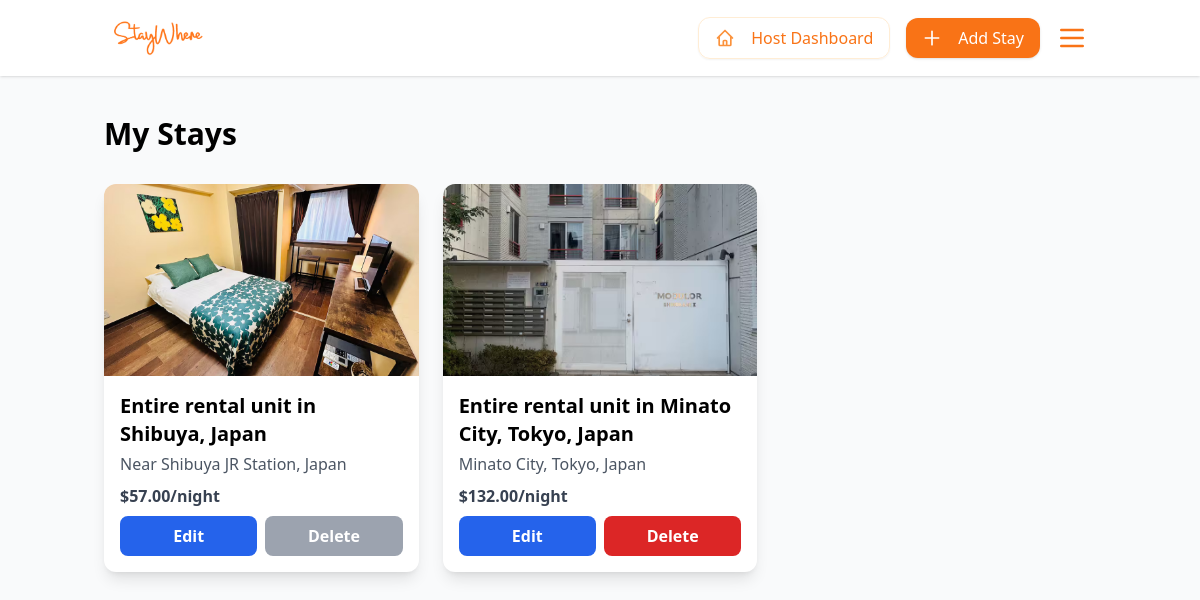
Screenshot of /my-stays.php (signed in) with the database file from the repository.
### tables this page shows
CREATE TABLE `stays` (
  `id` bigint(20) UNSIGNED NOT NULL,
  `user_id` bigint(20) UNSIGNED NOT NULL,
  `title` varchar(255) NOT NULL,
  `description` text NOT NULL,
  `location` varchar(255) NOT NULL,
  `map_url` varchar(255) NOT NULL,
  `iframe_embed` text DEFAULT NULL,
  `price_per_night` decimal(10,2) NOT NULL,
  `max_guests` int(11) NOT NULL,
  `created_at` timestamp NULL DEFAULT NULL,
  `updated_at` timestamp NULL DEFAULT NULL,
  `available` tinyint(1) DEFAULT 1
);

### my-stays.php (the view, shortened to what this page needs)
<?php
require_once 'config.php';
$user_id = $_SESSION['user']['id'];
$stmt = $pdo->prepare("
    SELECT s.*,
        (SELECT url FROM images WHERE stay_id = s.id ORDER BY id ASC LIMIT 1) AS main_image,
        EXISTS (
            SELECT 1 FROM reservations r
            WHERE r.stay_id = s.id AND r.status = 'confirmed'
        ) AS has_confirmed_reservation
    FROM stays s
    WHERE s.user_id = ?
    ORDER BY s.created_at DESC
");
$stmt->execute([$user_id]);
$stays = $stmt->fetchAll(PDO::FETCH_ASSOC);
include_once 'headers/header.php';
?>
<!DOCTYPE html>
<html lang="en">
<head>
    <script src="https://cdn.tailwindcss.com"></script>
</head>
<body class="bg-gray-50 min-h-screen">
    <div class="container mx-auto px-4 py-10">
        <h1 class="text-3xl font-bold mb-8">My Stays</h1>
        <?php if (empty($stays)): ?>
            <div class="text-center text-gray-600">You have not added any stays yet.</div>
        <?php else: ?>
            <div class="grid grid-cols-1 md:grid-cols-2 lg:grid-cols-3 gap-6">
                <?php foreach ($stays as $stay): ?>
                    <div class="bg-white rounded-xl shadow-lg overflow-hidden flex flex-col">
                        <a href="staydetails.php?id=<?= $stay['id'] ?>" class="block hover:opacity-90 transition">
                            <img src="<?= htmlspecialchars($stay['main_image'] ?? 'https://placehold.co/400x300?text=No+Image') ?>"
                                alt="<?= htmlspecialchars($stay['title']) ?>"
                                class="w-full h-48 object-cover">
                        </a>
                        <div class="p-4 flex-1 flex flex-col">
                            <a href="staydetails.php?id=<?= $stay['id'] ?>" class="text-xl font-semibold hover:underline mb-1"><?= htmlspecialchars($stay['title']) ?></a>
                            <div class="text-gray-600 mb-2"><?= htmlspecialchars($stay['location']) ?></div>
                            <div class="text-gray-700 font-bold mb-2">$<?= number_format($stay['price_per_night'], 2) ?>/night</div>
                            <div class="mt-auto flex gap-2">
                                <a href="edit-stay.php?id=<?= $stay['id'] ?>"
                                    class="flex-1 bg-blue-600 text-white px-4 py-2 rounded-lg text-center hover:bg-blue-700 transition font-semibold">
                                    Edit
                                </a>
                                <?php if ($stay['has_confirmed_reservation']): ?>
                                    <button class="flex-1 bg-gray-400 text-white px-4 py-2 rounded-lg text-center font-semibold cursor-not-allowed" disabled>
                                        Delete
                                    </button>
                                <?php else: ?>
                                    <a href="my-stays.php?delete=<?= $stay['id'] ?>"
                                        class="flex-1 bg-red-600 text-white px-4 py-2 rounded-lg text-center hover:bg-red-700 transition font-semibold"
                                        onclick="return confirm('Are you sure you want to delete this stay?');">
                                        Delete
                                    </a>
                                <?php endif; ?>
                            </div>
                        </div>
                    </div>
                <?php endforeach; ?>
            </div>
        <?php endif; ?>
    </div>
</body>
</html>

### rows the page displays
stays: shows a picture, title "Entire rental unit in Shibuya, Japan", location "Near Shibuya JR Station, Japan", price_per_night "57.00", shows "Delete"
stays: shows a picture, title "Entire rental unit in Minato City, Tokyo, Japan", location "Minato City, Tokyo, Japan", price_per_night "132.00"
